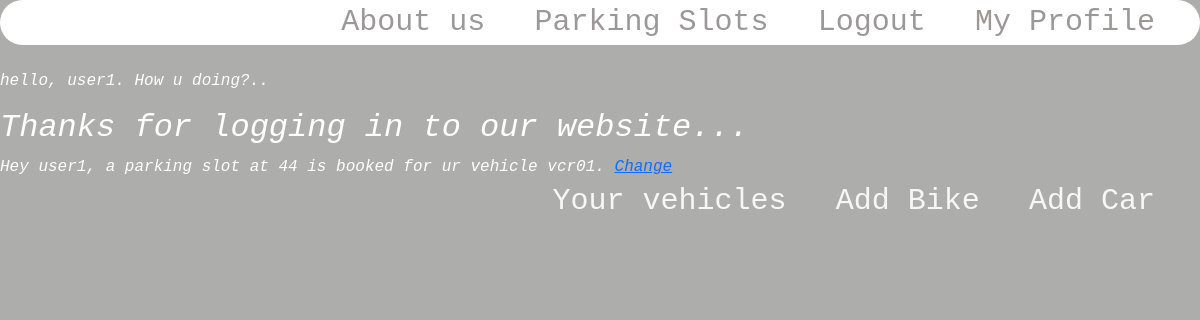
The page /userHome/ (signed in) on the database its author committed.
### account/models.py (models this page shows, shortened)
class Account(AbstractBaseUser) :
    email = models.CharField(max_length=30, unique=True)
    username = models.CharField(max_length=30, unique=True)
    date_joined = models.DateTimeField(verbose_name = "date_joined", auto_now_add = True)
    last_login = models.DateTimeField(verbose_name = "last_login", auto_now = True)
    is_admin = models.BooleanField(default = False)
    is_active = models.BooleanField(default = True)
    is_staff = models.BooleanField(default = False)
    is_superuser = models.BooleanField(default = False)
    USERNAME_FIELD  = 'email'
    REQUIRED_FIELDS = ['username']
    objects = AccountManager()

### personal/models.py (models this page shows, shortened)
class Vehicle(models.Model) :
    vehicle_id = models.CharField(primary_key=True, max_length=20, unique=True)
    company = models.CharField(max_length=20)
    vehicle_model = models.CharField(max_length=20)
    price = models.IntegerField(blank=True, null=True)
    parked = models.BooleanField(default=False)
    parked_slot_id = models.CharField(max_length=10, null=True)
    owner = models.ForeignKey(Account, on_delete=models.CASCADE, null=True)

### personal/views.py (the view)
# urls.py: path('userHome/', user_home_view , name="userHome"),
def user_home_view(request):
    context = {}
    if request.user.is_authenticated :
        the_vehicles = Vehicle.objects.filter(owner=request.user)
        context['the_vehicles'] = the_vehicles
        for the_vehicle in the_vehicles :
            if the_vehicle.parked :
                the_slot = parking_slot.objects.get(slot_id=the_vehicle.parked_slot_id)
                now = datetime.now().time()
                print("curr time : " + str(now))
                print("end time : " + str(the_slot.end_time))
                if now > the_slot.end_time :
                    print("late ")
                    the_vehicle.parked = False
                    the_vehicle.parked_slot_id = None
                    the_vehicle.save()
                    the_slot.is_occupied = False
                    the_slot.vehicle_id = None
                    the_slot.available_increment = 60
                    the_slot.booked_time = None
                    the_slot.end_time = None
                    the_slot.save()
                else :
                    print("not late")
    return render(request, 'userHome.html', context)

### templates/userHome.html (shortened to what this page needs)
{% load static %}
<head>
    {% include 'template_snippets/user_home_header.html' %}
</head>
<body class="bg">
	{% if user.is_authenticated %}
		<div class="menu_bar">
			<a class="link" href="{% url 'about us' %}">About us</a>
			<div class="dropdown">
				<a class="dropdown_link" href="#">Parking Slots</a>
			</div>
            <a class="link" href="{% url 'logout' %}">Logout</a>
            <a class="link" href="{% url 'My Profile' %}">My Profile</a>
		</div>
		<em class="welcome">
			<br>
			<p>hello, {{request.user.username}}. How u doing?..</p>
			<h2>Thanks for logging in to our website...</h2>
			{% block content %}
				{% for vehicle in the_vehicles %}
					{% if vehicle.parked %}
						Hey {{ request.user.username }}, a parking slot at {{ vehicle.parked_slot_id }} is booked for ur vehicle {{vehicle.vehicle_id}}.
						<a href="{% url 'changeParking' vehicle.parked_slot_id %}">Change</a><br>
					{% endif %}
				{% endfor %}
			{% endblock %}
		</em>
		<div style="text-align: right;">
			{% if not request.user.is_staff %}
				<a class="link" style="color: rgb(247, 247, 247);" href="{% url 'all_vehicles' %}">Your vehicles</a>
				<a class="link" style="color: rgb(247, 247, 247);" href="{% url 'add_bike' %}">Add Bike</a>
				<a class="link" style="color: rgb(247, 247, 247);" href="{% url 'add_car' %}">Add Car</a>
			{% endif %}
		</div>
	{% endif %}
</body>

### templates/template_snippets/user_home_header.html (style rules this page uses)
body { background-image: url("https://img.freepik.com/free-photo/old-black-background-grunge-texture-dark-wallpaper-blackboard-chalkboard-room-wall_1258-28313.jpg?size=626&ext=jpg"); height: 100%; background-position: center; background-repeat: no-repeat; background-size: cover; }
.bg { background-color: rgb(173, 173, 172); }
.welcome { font-family: monospace; color: rgb(255, 255, 255); }
.menu_bar { background-color: rgb(255, 255, 255); border-radius: 100px; text-align: right; }
.link { color: rgb(155, 152, 152); font-size: 30px; margin-right: 45px; font-family: monospace; text-decoration: none; }
.dropdown { position: relative; display: inline-block; }
.dropdown_link { color: rgb(155, 152, 152); font-size: 30px; margin-right: 45px; font-family: monospace; text-decoration: none; }

### rows shown on the page
Account: user.username "user1"
Vehicle: parked_slot_id "44", vehicle_id "vcr01"
